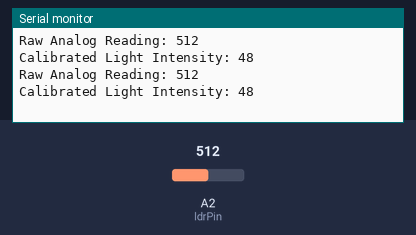
The sketch below on a simulated Arduino Uno, built with avr-gcc and run on an emulated ATmega328P. Parts: the last lines printed to the serial monitor. Inputs (shaded band) come from the test bench; at power-on: A2 (ldrPin) = 512.

Above: at 1.8 s.
1.9 s: A2 (ldrPin) set to 716
At 2.6 s:
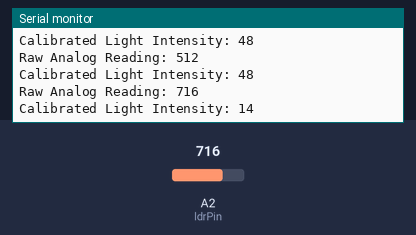
3.4 s: A2 (ldrPin) set to 900
At 4.8 s:
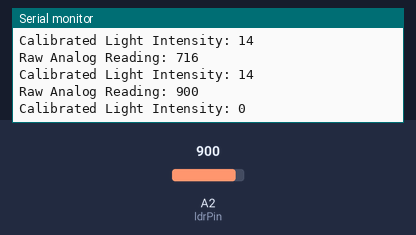
Timing chart, 0 to 6.4 s (numbered marks = the images above; inputs shaded):
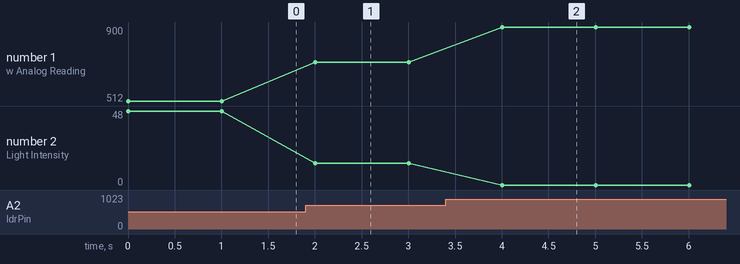

The sketch:

LDR.ino
```cpp
const int ldrPin = 2; // Analog pin for LDR
const int darkValue = 800;  // Analog reading in darkness
const int brightValue = 200;  // Analog reading in bright light

void setup() {
  Serial.begin(115200);
}

void loop() {
  int ldrValue = analogRead(ldrPin); // Read analog value from LDR

  // Print raw analog reading to Serial Monitor
  Serial.print("Raw Analog Reading: ");
  Serial.println(ldrValue);

  // Map the analog reading to a light intensity range
  int lightIntensity = map(ldrValue, darkValue, brightValue, 0, 100);

  // Ensure the value is within bounds
  lightIntensity = constrain(lightIntensity, 0, 100);

  // Print calibrated light intensity to Serial Monitor
  Serial.print("Calibrated Light Intensity: ");
  Serial.println(lightIntensity);

  delay(1000); // Wait for a second
}
```

Measured:
- after the input at 1.9 s, the serial monitor: prints a new line after 0.10 s (image 1)
- after the input at 3.4 s, the serial monitor: prints a new line after 0.60 s (image 2)
- plotted number 1: 512 → 716 after the input at 1.9 s, 716 → 900 after the input at 3.4 s
- plotted number 2: 48 → 14 after the input at 1.9 s, 14 → 0 after the input at 3.4 s
